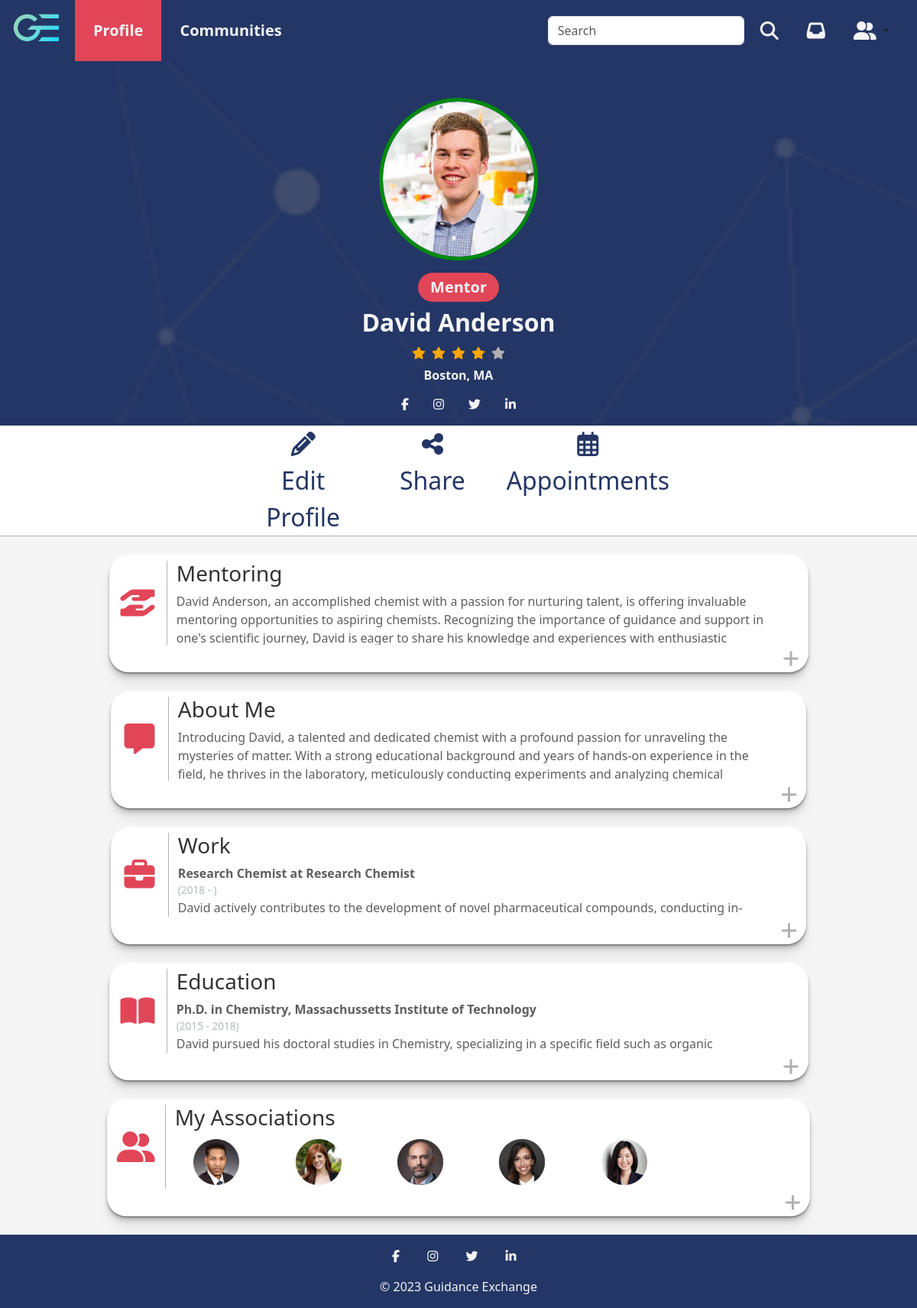
The page /profile.php?profileID=1 (signed in) on the database its author committed.
### tables this page shows
CREATE TABLE UserData_t (
  UserID INT(9) NOT NULL,
  FirstName VARCHAR(255) NOT NULL,
  LastName VARCHAR(255) NOT NULL,
  ProfilePicture VARCHAR(255),
  ProfilePictureBorder VARCHAR(255),
  ProfilePictureBackground VARCHAR(255),
  Rating INT(1),
  LocationCity VARCHAR(255),
  LocationState VARCHAR(255),
  Facebook VARCHAR(255),
  Twitter VARCHAR(255),
  Instagram VARCHAR(255),
  LinkedIn VARCHAR(255),
  Mentoring LONGTEXT,
  AboutMe LONGTEXT,
  WorkTitle VARCHAR(255),
  WorkLocation VARCHAR(255),
  WorkStartDate DATE,
  WorkEndDate DATE,
  WorkDescription LONGTEXT,
  EducationDegree VARCHAR(255),
  EducationLocation VARCHAR(255),
  EducationStartDate DATE,
  EducationEndDate DATE,
  EducationDescription LONGTEXT,
  Associations VARCHAR(255),
  CONSTRAINT UserData_t_PK PRIMARY KEY (UserID),
  CONSTRAINT UserData_t_FK1 FOREIGN KEY (UserID) REFERENCES Auth_t(UserID)
);

### includes/session.inc.php (called while the page is built, shortened)
<?php
$userID = $_SESSION['UserID'];

### profile.php (the view, shortened to what this page needs)
<!DOCTYPE html>
<html lang="en">
<head>
  <link href="assets/fontawesome/css/fontawesome.css" rel="stylesheet">
  <link href="assets/fontawesome/css/brands.css" rel="stylesheet">
  <link href="assets/fontawesome/css/solid.css" rel="stylesheet">
  <link href="assets/bootstrap/css/bootstrap.min.css" rel="stylesheet" />
  <link rel="stylesheet" href="css/profile.css" />
  <link rel="stylesheet" href="css/main.css" />
</head>
<header>
  <?php
  include('includes/session.inc.php');
  $profileID = $_GET['profileID'];
  ?>
  <nav class="navbar navbar-expand-lg navbar-light">
    <div class="container-fluid">
      <a class="navbar-brand" href="home.php"><img src="img/logo_gradient.png" alt="Guidance Exchange Logo" height="70" /></a>
      <div class="collapse navbar-collapse" id="navbarSupportedContent">
        <ul class="navbar-nav me-auto mb-2 mb-lg-0">
          <li class="nav-item">
            <?php if ($profileID == $userID) {
              echo '<a class="nav-link highlight-link nav-text px-4 active" href="profile.php?profileID=' . $userID . '">Profile</a>';
            } else {
              echo '<a class="nav-link highlight-link nav-text px-4" href="profile.php?profileID=' . $userID . '">Profile</a>';
            }
            ?>
          </li>
          <li class="nav-item">
            <a class="nav-link highlight-link nav-text px-4" href="#">Communities</a>
          </li>
        </ul>
        <ul class="navbar-nav d-flex flex-row me-1">
          <li class="nav-item me-3 me-lg-0 px-2 d-flex align-items-center">
            <form class="d-flex" role="search" action="search.php" method="GET">
              <input class="form-control me-2" name="query" type="search" placeholder="Search" aria-label="Search" autocomplete="off">
              <button class="btn" type="submit"><i class="fa-solid fa-magnifying-glass fa-xl"></i></button>
            </form>
          </li>
          <li class="nav-item me-3 me-lg-0 px-2">
            <a class="nav-link" href="messages.php"><i class="fa-solid fa-inbox fa-xl"></i></a>
          </li>
          <li class="nav-item dropdown me-3 me-lg-0 px-2 d-flex justify-content-center">
            <button class="btn dropdown-toggle" data-bs-toggle="dropdown" aria-expanded="false">
              <i class="fa-solid fa-user-group fa-xl"></i>
            </button>
          </li>
        </ul>
      </div>
    </div>
  </nav>
</header>
<body>
  <?php
  $sqlAuth = "SELECT * FROM `Auth_t` WHERE `UserID` = $profileID";
  $resultAuth = mysqli_query($con, $sqlAuth);
  while ($auth = mysqli_fetch_assoc($resultAuth)) {
    $mentorStatus = $auth['MentorStatus'];
  }
  $sql = "SELECT * FROM `UserData_t` WHERE `UserID` = $profileID";
  $result = mysqli_query($con, $sql);
  while ($profile = mysqli_fetch_assoc($result)) {
    $firstName = $profile['FirstName'];
    $lastName = $profile['LastName'];
    $profilePicture = $profile['ProfilePicture'];
    $profilePictureBorder = $profile['ProfilePictureBorder'];
    $profilePictureBackground = $profile['ProfilePictureBackground'];
    $rating = $profile['Rating'];
    $city = $profile['LocationCity'];
    $state = $profile['LocationState'];
    $facebook = $profile['Facebook'];
    $twitter = $profile['Twitter'];
    $instagram = $profile['Instagram'];
    $linkedIn = $profile['LinkedIn'];
    $mentoring = $profile['Mentoring'];
    $aboutMe = $profile['AboutMe'];
    $workTitle = $profile['WorkTitle'];
    $workTitleArray = explode(";", $workTitle ?? '');
    $workLocation = $profile['WorkLocation'];
    $workLocationArray = explode(";", $workTitle ?? '');
    $workStartDate = $profile['WorkStartDate'];
    $workStartDateArray = explode(";", $workStartDate ?? '');
    $workEndDate = $profile['WorkEndDate'];
    $workEndDateArray = explode(";", $workEndDate ?? '');
    $workDescription = $profile['WorkDescription'];
    $workDescriptionArray = explode(";", $workDescription ?? '');
    $educationDegree = $profile['EducationDegree'];
    $educationDegreeArray = explode(";", $educationDegree ?? '');
    $educationLocation = $profile['EducationLocation'];
    $educationLocationArray = explode(";", $educationLocation ?? '');
    $educationStartDate = $profile['EducationStartDate'];
    $educationStartDateArray = explode(";", $educationStartDate ?? '');
    $educationEndDate = $profile['EducationEndDate'];
    $educationEndDateArray = explode(";", $educationEndDate ?? '');
    $educationDescription = $profile['EducationDescription'];
    $educationDescriptionArray = explode(";", $educationDescription ?? '');
    $profileAssociations = $profile['Associations'];
    $profileAssociationsArray = explode(";", $profileAssociations ?? '');
  }
  $state_abbreviations = array(
    'AL' => 'Alabama', 'AK' => 'Alaska', 'AZ' => 'Arizona', 'AR' => 'Arkansas', 'CA' => 'California', 'CO' => 'Colorado',
    'CT' => 'Connecticut', 'DE' => 'Delaware', 'FL' => 'Florida', 'GA' => 'Georgia', 'HI' => 'Hawaii', 'ID' => 'Idaho',
    'IL' => 'Illinois', 'IN' => 'Indiana', 'IA' => 'Iowa', 'KS' => 'Kansas', 'KY' => 'Kentucky', 'LA' => 'Louisiana',
    'ME' => 'Maine', 'MD' => 'Maryland', 'MA' => 'Massachusetts', 'MI' => 'Michigan', 'MN' => 'Minnesota', 'MS' => 'Mississippi',
    'MO' => 'Missouri', 'MT' => 'Montana', 'NE' => 'Nebraska', 'NV' => 'Nevada', 'NH' => 'New Hampshire', 'NJ' => 'New Jersey',
    'NM' => 'New Mexico', 'NY' => 'New York', 'NC' => 'North Carolina', 'ND' => 'North Dakota', 'OH' => 'Ohio', 'OK' => 'Oklahoma',
    'OR' => 'Oregon', 'PA' => 'Pennsylvania', 'RI' => 'Rhode Island', 'SC' => 'South Carolina', 'SD' => 'South Dakota', 'TN' => 'Tennessee',
    'TX' => 'Texas', 'UT' => 'Utah', 'VT' => 'Vermont', 'VA' => 'Virginia', 'WA' => 'Washington', 'WV' => 'West Virginia',
    'WI' => 'Wisconsin', 'WY' => 'Wyoming', 'DC' => 'District of Columbia'
  );
  echo '<section class="photo-section pt-5 pb-3" style="background-image: url(&#39;img/' . $profilePictureBackground . '&#39;); background-attachment: fixed; background-size: cover;">';
  echo '<div class="container-fluid flex-column">';
  if ($profilePictureBorder == null) {
    if ($profilePicture == null) {
      echo '<img class="profile-photo mb-3" style="border-color: #008a0e;" src="img/blank-profile-image.png" alt="' . $firstName . ' ' . $lastName . ' Profile Photo">';
    } else {
      echo '<img class="profile-photo mb-3" style="border-color: #008a0e;" src="upload/' . $profilePicture . '" alt="' . $firstName . ' ' . $lastName . ' Profile Photo">';
    }
  } else {
    if ($profilePicture == null) {
      echo '<img class="profile-photo mb-3" style="border-color: #008a0e;" src="img/blank-profile-image.png" alt="' . $firstName . ' ' . $lastName . ' Profile Photo">';
    } else {
      echo '<img class="profile-photo mb-3" style="border-color: ' . $profilePictureBorder . ';" src="upload/' . $profilePicture . '" alt="' . $firstName . ' ' . $lastName . ' Profile Photo">';
    }
  }
  if ($mentorStatus == true) {
    echo '<div class="mentor-tag mb-2">';
    echo '<p class="py-1 px-3 m-0">Mentor</p>';
    echo '</div>';
  }
  echo '<h1 class="profile-name mb-2">' . $firstName . ' ' . $lastName . '</h1>';
  if ($rating != null) {
    echo '<div class="flex-row">';
    for ($x = 1; $x <= $rating; $x++) {
      echo '<i class="fa-solid fa-star filled px-1"></i>';
    }
    if ($rating < 5) {
      $unfilled = 5 - $rating;
      for ($y = 1; $y <= $unfilled; $y++) {
        echo '<i class="fa-solid fa-star unfilled px-1"></i>';
      }
    }
    echo '</div>';
  }
  if ($city != null) {
    echo '<h2 class="city-name mt-2 mb-3">' . $city;
    if ($state != null) {
      $abbreviation = array_search($state, $state_abbreviations);
      echo ', ' . $abbreviation . '</h2>';
    } else {
      echo '</h2>';
    }
  } elseif ($state != null) {
    echo '<h2 class="city-name mt-2 mb-3">' . $state . '</h2>';
  }
  if ($facebook or $instagram or $twitter or $linkedIn != null) {
    echo '<div class="mb-0">';
    if ($facebook != null) {
      echo '<a href="https://www.facebook.com/' . $facebook . '" class="mx-3"><i class="fa fa-facebook"></i></a>';
    }
    if ($instagram != null) {
      echo '<a href="https://www.instagram.com/' . $instagram . '" class="mx-3"><i class="fa fa-instagram"></i></a>';
    }
    if ($twitter != null) {
      echo '<a href="https://www.twitter.com/' . $twitter . '" class="mx-3"><i class="fa fa-twitter"></i></a>';
    }
    if ($linkedIn != null) {
      echo '<a href="https://www.linkedin.com/in/' . $linkedIn . '" class="mx-3"><i class="fa fa-linkedin"></i></a>';
    }
    echo '</div>';
  }
  echo '</div>';
  echo '</section>';
  if ($userID == $profileID) {
    echo '<section class="profile__buttons-section d-flex justify-content-center">';
    echo '<div class="container text-center row profile__buttons_links">';
    echo '<div class="col">';
    echo '<a href="/edit-profile.php"><i class="fa-solid fa-pencil"></i><br>Edit Profile</a>';
    echo '</div>';
    echo '<div class="col">';
    echo '<a href="#"><i class="fa-solid fa-share-nodes"></i><br>Share</a>';
    echo '</div>';
    echo '<div class="col">';
    echo '<a href="appointments.php?profileID=' . $userID . '"><i class="fa-regular fa-calendar-days"></i></i></i><br>Appointments</a>';
    echo '</div>';
    echo '</div>';
    echo '</section>';
  }
  echo '<section class="content-section pt-4">';
  if ($mentoring != null) {
    echo '<div class="container-fluid pb-4">';
    echo '<div class="row align-items-start profile-section pt-2">';
    echo '<div class="col-1 d-flex align-items-center justify-content-center profile-icon">';
    echo '<i class="fa-solid fa-hand-holding-hand"></i>';
    echo '</div>';
    echo '<div class="col-11 profile-wrap">';
    echo '<h3>Mentoring</h3>';
    echo '<p>' . $mentoring . '</p>';
    echo '</div>';
    echo '<div class="col-12 text-end">';
    echo '<div class="open-link">';
    echo '<div class="expand-btn"><i class="fa-solid fa-plus"></i></div>';
    echo '</div></div></div></div>';
  }
  if ($aboutMe != null) {
    echo '<div class="container-fluid pb-4">';
    echo '<div class="row align-items-start profile-section pt-2">';
    echo '<div class="col-1 d-flex align-items-center justify-content-center profile-icon">';
    echo '<i class="fa-solid fa-message"></i>';
    echo '</div>';
    echo '<div class="col-11 profile-wrap">';
    echo '<h3>About Me</h3>';
    echo '<p>' . $aboutMe . '</p>';
    echo '</div>';
    echo '<div class="col-12 text-end">';
    echo '<div class="open-link">';
    echo '<div class="expand-btn"><i class="fa-solid fa-plus"></i></div>';
    echo '</div></div></div></div>';
  }
  if ($workLocation != null) {
    echo '<div class="container-fluid pb-4">';
    echo '<div class="row align-items-start profile-section pt-2">';
    echo '<div class="col-1 d-flex align-items-center justify-content-center profile-icon">';
    echo '<i class="fa-solid fa-briefcase"></i>';
    echo '</div>';
    echo '<div class="col-11 profile-wrap">';
    echo '<h3>Work</h3>';
    foreach ($workLocationArray as $location) {
      $wl = 0;
      echo '<p class="mb-0"><strong>' . $workTitleArray[$wl] . ' at ' . $location . '</strong></p>';
      if ($workEndDateArray[$wl] != null) {
        echo '<p class="profile-date mb-0">(' . date_format(date_create($workStartDateArray[$wl]), "Y") . ' - ' . date_format(date_create($workEndDateArray[$wl]), "Y") . ')</p>';
      } else {
        echo '<p class="profile-date mb-0">(' . date_format(date_create($workStartDateArray[$wl]), "Y") . ' - )</p>';
      }
      echo '<p>' . $workDescriptionArray[$wl] . '</p>';
    }
    echo '</div>';
    echo '<div class="col-12 text-end">';
    echo '<div class="open-link">';
    echo '<div class="expand-btn"><i class="fa-solid fa-plus"></i></div>';
    echo '</div></div></div></div>';
  }
  if ($educationLocation != null) {
    echo '<div class="container-fluid pb-4">';
    echo '<div class="row align-items-start profile-section pt-2">';
    echo '<div class="col-1 d-flex align-items-center justify-content-center profile-icon">';
    echo '<i class="fa-solid fa-book-open"></i>';
    echo '</div>';
    echo '<div class="col-11 profile-wrap">';
    echo '<h3>Education</h3>';
    foreach ($educationLocationArray as $location) {
      $el = 0;
      echo '<p class="mb-0"><strong>' . $educationDegreeArray[$el] . ', ' . $location . '</strong></p>';
      if ($educationEndDateArray[$el] != null) {
        echo '<p class="profile-date mb-0">(' . date_format(date_create($educationStartDateArray[$el]), "Y") . ' - ' . date_format(date_create($educationEndDateArray[$el]), "Y") . ')</p>';
      } else {
        echo '<p class="profile-date mb-0">(' . date_format(date_create($educationStartDateArray[$el]), "Y") . ' - )</p>';
      }
      echo '<p>' . $educationDescriptionArray[$el] . '</p>';
    }
    echo '</div>';
    echo '<div class="col-12 text-end">';
    echo '<div class="open-link">';
    echo '<div class="expand-btn"><i class="fa-solid fa-plus"></i></div>';
    echo '</div></div></div></div>';
  }
  if ($profileAssociations != null) {
    echo '<div class="container-fluid pb-4">';
    echo '<div class="row align-items-start profile-section pt-2">';
    echo '<div class="col-1 d-flex align-items-center justify-content-center profile-icon">';
    echo '<i class="fa-solid fa-user-group"></i>';
    echo '</div>';
    echo '<div class="col-11 profile-wrap">';
    if ($profileID == $userID) {
      echo '<h3>My Associations</h3>';
    } else {
      echo '<h3>' . $firstName . '&#39;s Associations</h3>';
    }
    echo '<div class="row pt-1">';
    include('includes/connect.inc.php');
    foreach ($profileAssociationsArray as $value) {
      $associationSql = "SELECT `FirstName`,`LastName`,`ProfilePicture` FROM `userdata_t` WHERE `UserID`=$value";
      $associationResult = mysqli_query($con, $associationSql);
      while ($profileAssociation = mysqli_fetch_assoc($associationResult)) {
        $associationFirstName = $profileAssociation['FirstName'];
        $associationLastName = $profileAssociation['LastName'];
        $associationProfilePicture = $profileAssociation['ProfilePicture'];
      }
      echo '<div class="col-2 d-flex align-items center justify-content-center">';
      echo '<a href="profile.php?profileID=' . $value . '"><img class="association-photo" src="upload/' . $associationProfilePicture . '" alt="' . $associationFirstName . ' ' . $associationLastName . ' Profile Photo"></a>';
      echo '</div>';
    }
    echo '</div>';
    echo '</div>';
    echo '<div class="col-12 text-end">';
    echo '<div class="open-link">';
    echo '<div class="expand-btn"><i class="fa-solid fa-plus"></i></div>';
    echo '</div></div></div></div>';
  }
  echo '</section>';
  ?>
</body>
<footer>
  <nav class="navbar">
    <div class="mx-auto">
      <div class="my-3">
        <a href="https://www.facebook.com/" class="mx-3"><i class="fa fa-facebook"></i></a>
        <a href="https://www.instagram.com/" class="mx-3"><i class="fa fa-instagram"></i></a>
        <a href="https://www.twitter.com/" class="mx-3"><i class="fa fa-twitter"></i></a>
        <a href="https://www.linkedin.com" class="mx-3"><i class="fa fa-linkedin"></i></a>
      </div>
      <div class="footer-text text-center pb-3">© 2023 Guidance Exchange</div>
    </div>
  </nav>
</footer>
</html>

### rows shown on the page
userdata_t: ProfilePictureBackground (picture), ProfilePicture (picture), FirstName "David", LastName "Anderson", Rating 4 (drawn), LocationCity "Boston", LocationState "MA", Mentoring "David Anderson, an accomplished chemist with a passion for nurturing talent, is offering invaluable mentoring opportunities to aspiring chemists. Recognizing the importance of guidance and support in one's scientific journey, David is eager to share his knowledge and experiences with enthusiastic…", AboutMe "Introducing David, a talented and dedicated chemist with a profound passion for unraveling the mysteries of matter. With a strong educational background and years of hands-on experience in the field, he thrives in the laboratory, meticulously conducting experiments and analyzing chemical…", WorkTitle "Research Chemist", WorkStartDate "2018", WorkDescription "David actively contributes to the development of novel pharmaceutical compounds, conducting…", EducationDegree "Ph.D. in Chemistry", EducationLocation "Massachussetts Institute of Technology", EducationStartDate "2015", EducationEndDate "2018", EducationDescription "David pursued his doctoral studies in Chemistry, specializing in a specific field such as organic…"
userdata_t: ProfilePicture (picture)
userdata_t: ProfilePicture (picture)
userdata_t: ProfilePicture (picture)
userdata_t: ProfilePicture (picture)
userdata_t: ProfilePicture (picture)
